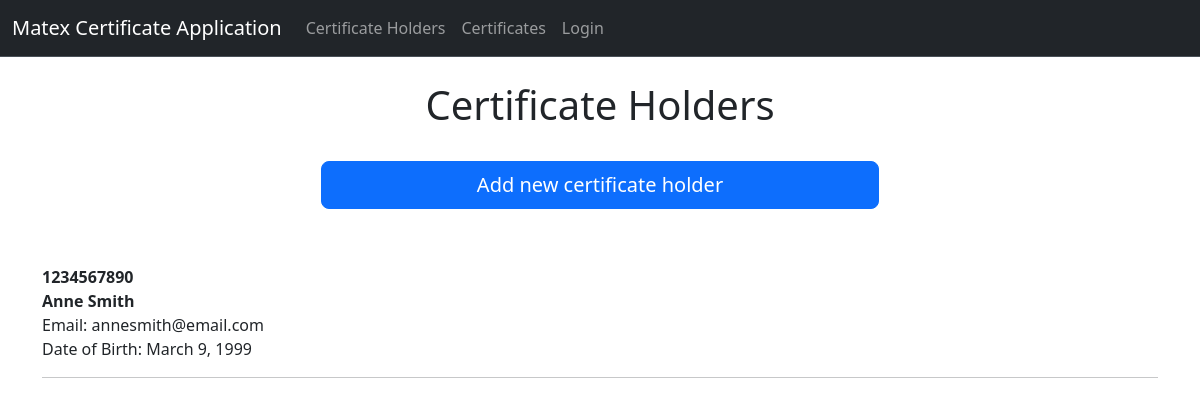
Before: /certificate-holders with the older database file.
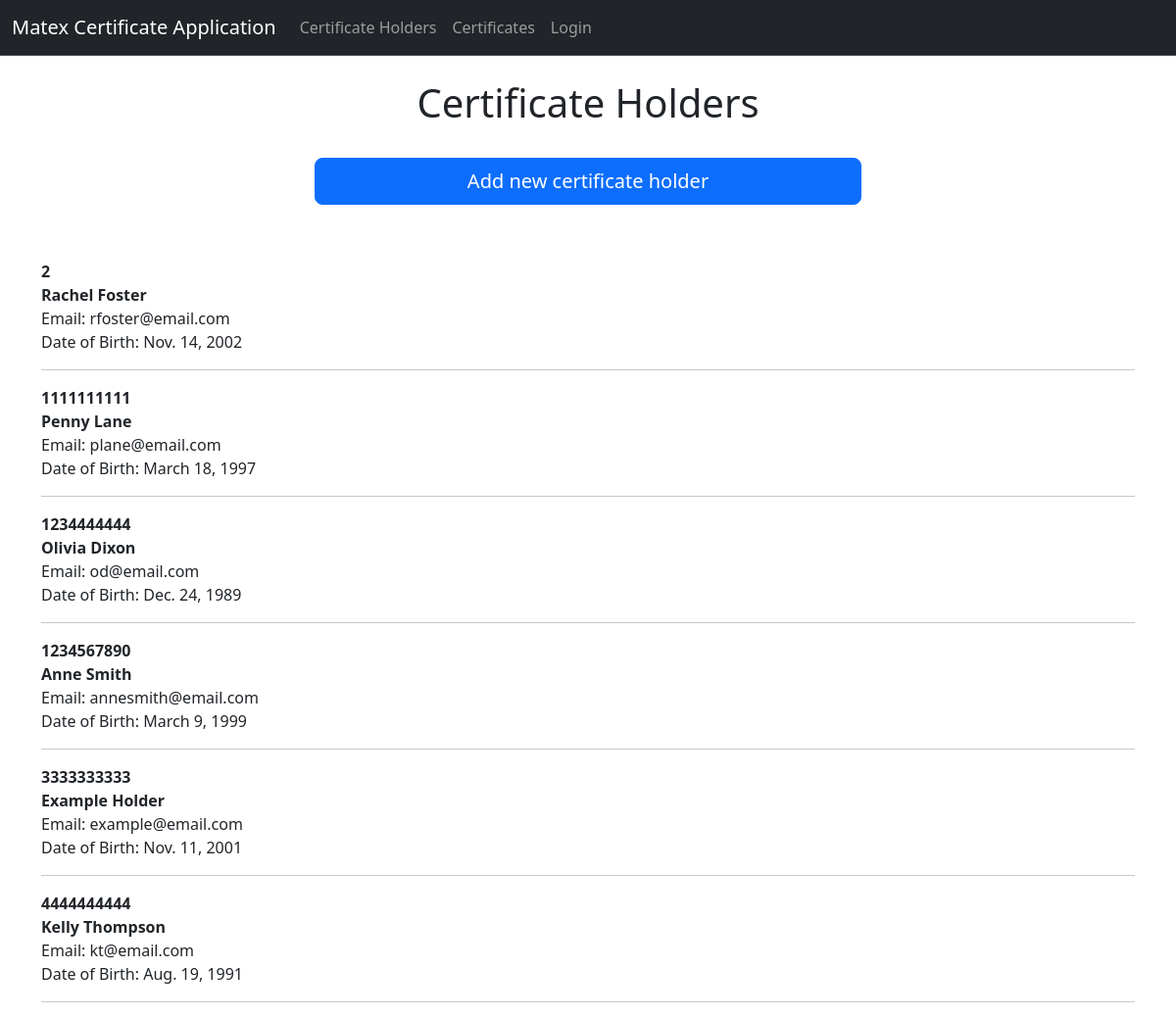
After: the same page with the newer database file.
### matex_app/models.py (models this page shows, shortened)
class CertificateHolder(models.Model):
    nhs_number = models.IntegerField(primary_key=True)
    first_name = models.CharField(max_length=50)
    last_name = models.CharField(max_length=50)
    email = models.EmailField()
    date_of_birth = models.DateField()

### matex_app/views.py (the view)
# urls.py: path('certificate-holders', views.certificateholders, name='certificate-holders'),
def certificateholders(request):
    all_certificate_holders = CertificateHolder.objects.all()
    return render(request, 'certificate-holders.html', {'cert_holders': all_certificate_holders})

### matex_app/templates/certificate-holders.html
{% extends "base.html" %}
{% block content %}
<h1 class="text-center">Certificate Holders</h1>
<br/>
<div class="d-grid gap-2 col-6 mx-auto">
    <a class="btn btn-primary btn-lg" href="{% url 'add-holder' %}" role="button">Add new certificate holder</a><br/>
</div>
<br/>
{% for holder in cert_holders %}
    <strong>{{ holder.nhs_number }}</strong> <br/>
    <strong>{{ holder.first_name }} {{ holder.last_name }}</strong><br/>
    Email: {{ holder.email }}<br/>
    Date of Birth: {{ holder.date_of_birth }}
<hr/>
{% endfor %}
{% endblock content %}

### matex_app/templates/base.html (shortened to what this page needs)
<!doctype html>
<html lang="en">
<head>
    <link href="https://cdn.jsdelivr.net/npm/bootstrap@5.3.3/dist/css/bootstrap.min.css" rel="stylesheet"
>
</head>
<body>
{% include 'navigation.html' %}
<br/>
<div class="container">
    {% block content %}
    {% endblock content %}
</div>
</body>
</html>

### matex_app/templates/navigation.html (shortened to what this page needs)
<nav class="navbar bg-dark border-bottom navbar-expand-lg border-body sticky-top" data-bs-theme="dark">
    <div class="container-fluid">
        <a class="navbar-brand" href="{% url 'index' %}">Matex Certificate Application</a>
        <div class="collapse navbar-collapse" id="navbarNav">
            <ul class="navbar-nav">
                <li class="nav-item">
                    <a class="nav-link" href="{% url 'certificate-holders' %}">Certificate Holders</a>
                </li>
                <li class="nav-item">
                    <a class="nav-link" href="{% url 'certificates' %}">Certificates</a>
                </li>
                {% if user.is_authenticated %}
                <li class="nav-item">
                    <a class="nav-link" href="{% url 'logout' %}">Logout</a>
                </li>
                {% else %}
                <li class="nav-item">
                    <a class="nav-link" href="{% url 'index' %}">Login</a>
                </li>
                {% endif %}
            </ul>
        </div>
    </div>
</nav>

Changed rows visible on the page:
added CertificateHolder: nhs_number "2", first_name "Rachel", last_name "Foster", email "rfoster@email.com", date_of_birth "Nov. 14, 2002"
added CertificateHolder: nhs_number "1111111111", first_name "Penny", last_name "Lane", email "plane@email.com", date_of_birth "March 18, 1997"
added CertificateHolder: nhs_number "1234444444", first_name "Olivia", last_name "Dixon", email "od@email.com", date_of_birth "Dec. 24, 1989"
added CertificateHolder: nhs_number "3333333333", first_name "Example", last_name "Holder", email "example@email.com", date_of_birth "Nov. 11, 2001"
added CertificateHolder: nhs_number "4444444444", first_name "Kelly", last_name "Thompson", email "kt@email.com", date_of_birth "Aug. 19, 1991"
